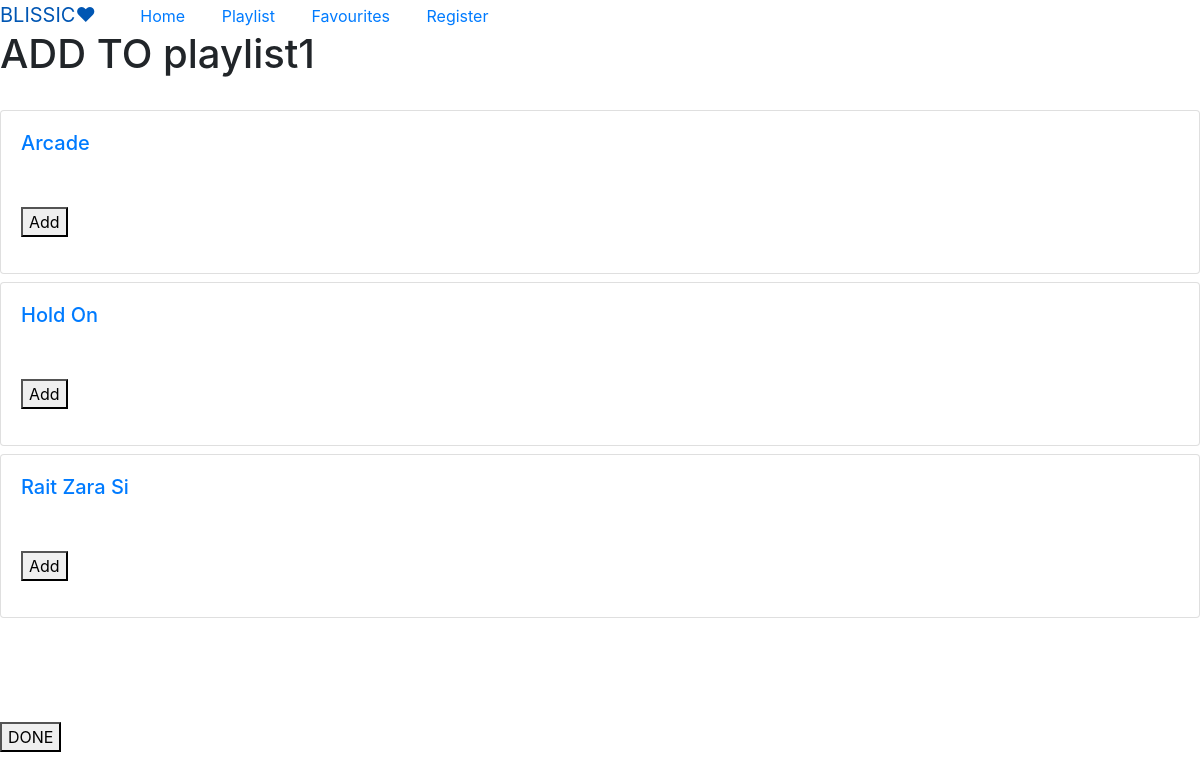
The app's page /pl/songs/add/4/ (signed in) with its own data.
### playlist/models.py (models this page shows, shortened)
class Playlist(models.Model):
    title = models.CharField(max_length=100, null=False)
    movie_name = models.CharField(max_length=100, null=True, blank=True, default="Unknown")
    artist = models.CharField(max_length=100, null=True, blank=True, default="Unknown")
    genre = models.CharField(max_length=15,null=True, choices= GENRE_CHOICES, default= "Unknown")
    language = models.CharField(max_length=10,null=True, choices= LANG_CHOICES, default= "Unknown")
    date_posted = models.DateTimeField(auto_now_add=True)
    author = models.ForeignKey(Profile,on_delete= CASCADE,null=True)
    parts = models.ManyToManyField(Song, blank=False)
    description = models.CharField(max_length=200, null=True, blank=True)
    album_cover = models.ImageField(default='playDefault.jpeg', upload_to='album_covers/')
    class Meta:
        ordering = ("-date_posted",)

### song/models.py (models this page shows, shortened)
class Song(models.Model):
    title = models.CharField(max_length=100, null=False)
    movie_name = models.CharField(max_length=100, null=True, blank=True, default="Unknown")
    artist = models.CharField(max_length=100, null=True, blank=True, default="Unknown")
    genre = models.CharField(max_length=15, choices= GENRE_CHOICES, default= "Unknown")
    language = models.CharField(max_length=10, choices= LANG_CHOICES, default= "Unknown")
    lyrics = models.TextField(default="Currently Unavailable",null=True,blank=True)
    date_posted = models.DateTimeField(default=timezone.now)
    author = models.ForeignKey(Profile,on_delete= models.SET_NULL,null=True)
    liked = models.ManyToManyField(User, blank=True)
    file = models.FileField(default='default.mp3',upload_to='musics/',null=True,blank=True)
    duration = models.PositiveIntegerField("Duration in seconds",blank=True,null=True)
    cover = models.ImageField(default='default.jpeg', upload_to='covers/',null=True,blank=True)
    add_in_pl = models.BooleanField(default=False)
    class Meta:
        ordering = ("-date_posted",)

### playlist/views.py (the view)
# urls.py: path('pl/songs/add/<int:pl>/', playlist_view.playlist_add_songs_list , name="songs-list-add-pl"),
def playlist_add_songs_list(request, **kwargs):
    pl_id = kwargs['pl']
    current = Playlist.objects.filter(id=pl_id).first()
    print(request.user.profile)
    print(current.author)
    if request.user.profile == current.author:
        songs = []
        all_songs = Song.objects.all()
        for song in all_songs:
            if song not in current.parts.all():
                songs.append(song)
        return render(request, 'playlist/songs_to_add_pl.html', {'songs':songs,'pl_id': pl_id, 'playlist':current} )
    else:
        return HttpResponse(f"<h1>Sorry {request.user}, you are not authorized to do this</h1>")

### profiles/models.py (called while the page is built)
    def __str__(self):
        return f"{self.user.username}"

### playlist/templates/playlist/songs_to_add_pl.html (shortened to what this page needs)
{% extends 'base.html' %}
{% load static %}
{% block css %}
    <link rel="stylesheet" href="https://stackpath.bootstrapcdn.com/bootstrap/4.4.1/css/bootstrap.min.css">
    <link rel="stylesheet" href="{% static 'playlist/test.css' %}">
{% endblock css%}
{% block content %}
<div id="baby" class="hide-it">
    <h1>ADD TO {{ playlist.title }}</h1>
    <br>
    {% for song in songs %}
        <div class="card mb-2">
            <a href="{% url 'song-detail' pk=song.id %}">
                <div class="card-body">
                    <h5 class="card-title">{{ song.title }} </h5>
                </div>
            </a>
            <div class="card-body">
                <form method="POST" class="add-remove-song-forms" data-form-id="{{ song.id }}">
                    <button id="add-remove-song-btn-{{ song.id }}">
                        {% if song.add_in_pl %}
                            Remove
                        {% else %}
                            Add
                        {% endif %}
                    </button>
                </form>
            </div>
        </div>
    {% endfor %}
    <br><br><br><br>
    <form method="POST" class="final-add-songs-pl-forms" data-form-id="{{ pl_id }}">
        <a href="{% url 'playlist-songs' pk=pl_id %}"><button id="final-add-songs-pl-btn-{{ pl_id }}">
            DONE
    </button></a>
    </form>
</div>
{% endblock content %}

### static/main.css (style rules this page uses)
a { color: black; text-decoration: none; }

### records on screen
Playlist: title "playlist1"
Song: title "Arcade", add_in_pl "Add"
Song: title "Hold On", add_in_pl "Add"
Song: title "Rait Zara Si", add_in_pl "Add"
